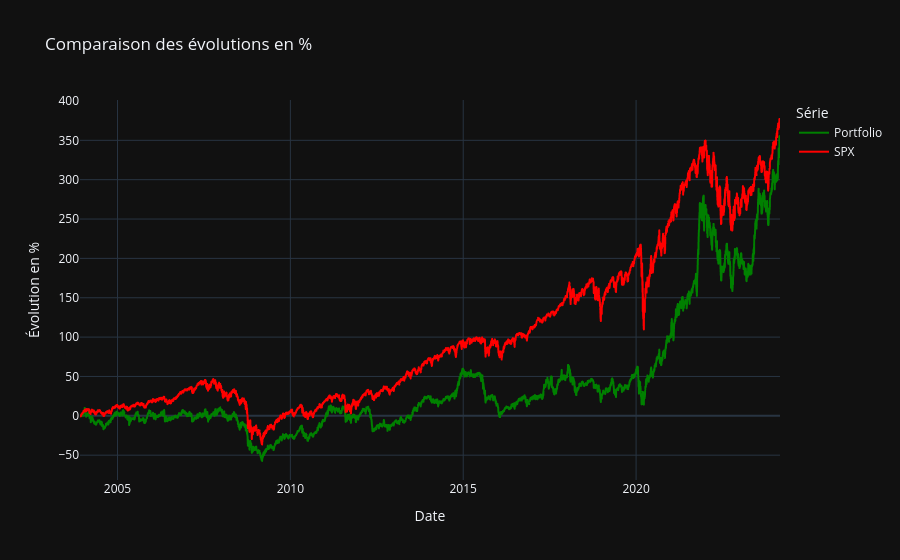

The code cell stored with this chart in its notebook:
### Code cell
import pandas as pd

money_norm = (final["Money"]/10000000*100) - 100
spx_norm = (final["SPX"]/final["SPX"].iloc[0]*100) - 100

df_plot = pd.DataFrame({
    "Date": final["Date"],
    "Portfolio": money_norm,
    "SPX": spx_norm
}).melt(id_vars="Date", var_name="Série", value_name="Évolution en %")

fix = px.line(
    df_plot,
    x="Date",
    y="Évolution en %",
    color="Série",
    color_discrete_map={"SPX": "red", "Portfolio": "green"},
    title="Comparaison des évolutions en %"
)

fix.update_layout(hovermode="x unified")
fix.show()

### Figure 1 — Plotly figure (JSON) as saved in the notebook; plotly's stock layout.template omitted (floating-point values rounded to 4 significant figures; data arrays with more than 128 entries replaced by an {"elided": "..."} marker saying what was removed)
{"data": [{"hovertemplate": "Série=Portfolio<br>Date=%{x}<br>Évolution en %=%{y}<extra></extra>", "legendgroup": "Portfolio", "line": {"color": "green", "dash": "solid"}, "marker": {"symbol": "circle"}, "mode": "lines", "name": "Portfolio", "showlegend": true, "x": {"elided": "5283 str values"}, "xaxis": "x", "y": {"elided": "5283 float values"}, "yaxis": "y", "type": "scattergl"}, {"hovertemplate": "Série=SPX<br>Date=%{x}<br>Évolution en %=%{y}<extra></extra>", "legendgroup": "SPX", "line": {"color": "red", "dash": "solid"}, "marker": {"symbol": "circle"}, "mode": "lines", "name": "SPX", "showlegend": true, "x": {"elided": "5283 str values"}, "xaxis": "x", "y": {"elided": "5283 float values"}, "yaxis": "y", "type": "scattergl"}], "layout": {"xaxis": {"anchor": "y", "domain": [0.0, 1.0], "title": {"text": "Date"}}, "yaxis": {"anchor": "x", "domain": [0.0, 1.0], "title": {"text": "Évolution en %"}}, "legend": {"title": {"text": "Série"}, "tracegroupgap": 0}, "title": {"text": "Comparaison des évolutions en %"}, "hovermode": "x unified"}}
